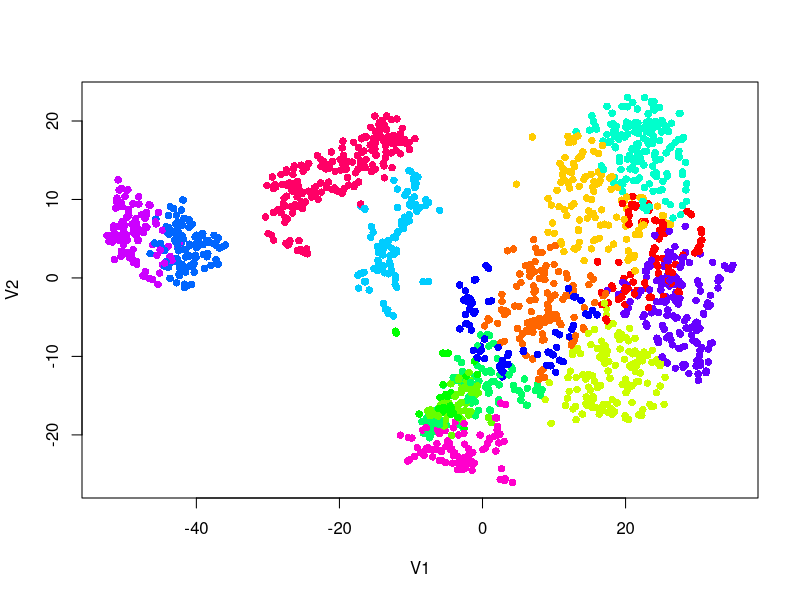
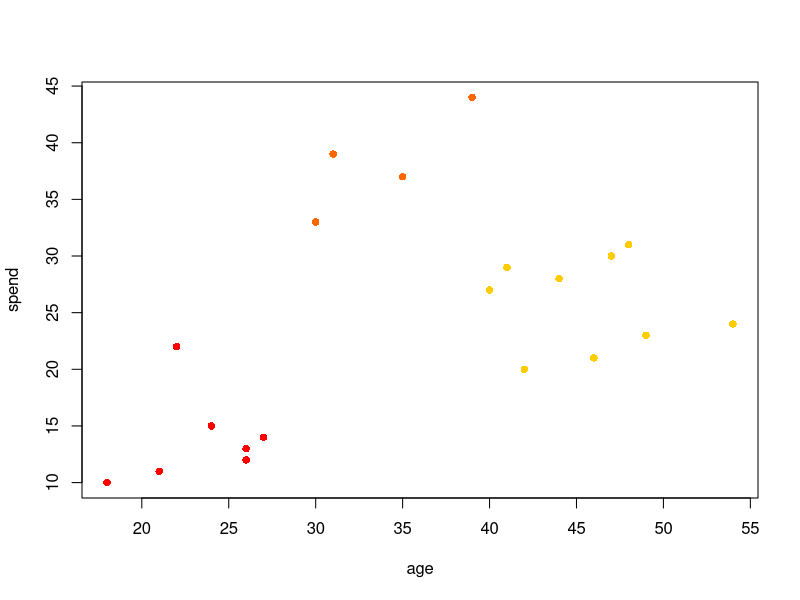
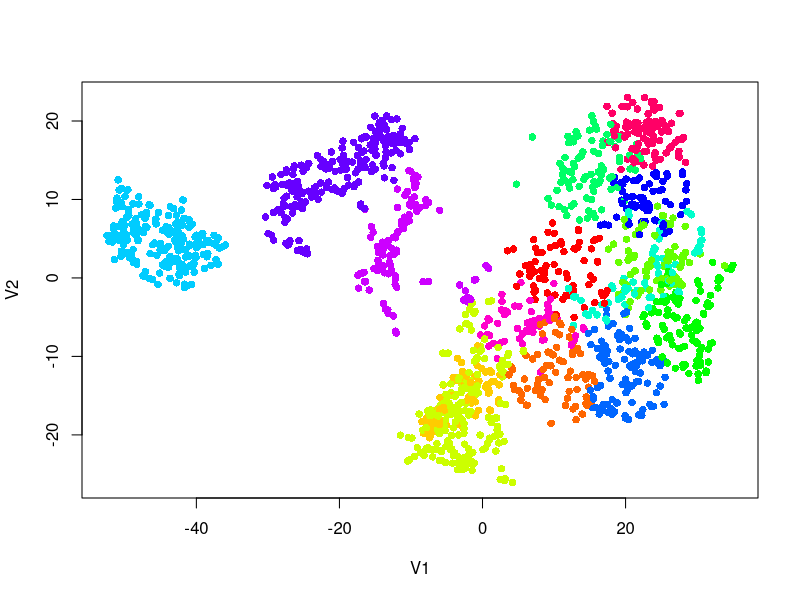

These charts were generated, in order, by the following R code:
## ---- chunk 1
clusters = read.delim('kmeans_example/testData/Clustering.txt', sep=",", row.names=1, header=F)
head(clusters)
data = read.delim( 'kmeans_example/testData/CellexalVR_TestData_tsne.csv', sep=",", row.names=1)
head(data)

plot( data[,1:2], col=rainbow(15)[clusters[,1]+1], pch=16)
## ---- chunk 2

# from ChatGPT:

e.dist <- function(x, y) {
  sqrt(sum((x - y)^2))
}


kmeans_r = function( yyc, k=8 ){
    n = nrow(yyc)
    centroids <- yyc[sample(1:n, k, replace=F),] # make a vector of random clusters.

    dists <- matrix(0, nrow = n, ncol = k) # make an empty matrix to fill with distances.

    clusters <- NULL # make an empty variable to catch the clusters in the loop below
    old_clusters <- rep(0, n)
    for(iteration in 1:100){ # 100 iterations

      for(gene in 1:n){
        for(cl in 1:k){
          dists[gene, cl] <- e.dist(yyc[gene,], centroids[cl,]) # for each gene calculate the distance to each centroid (cl).
        }
      }

      clusters <- apply(dists, 1, which.min) # assign a  cluster according to which centroid is nearest
      if ( all.equal(old_clusters, clusters) ==TRUE ){
        return (clusters);
      }
      old_clusters =clusters

      for(cl in 1:k){
        centroids[cl,] <- apply(yyc[which(clusters == cl),], 2, mean) # define new centroids.
      }
    }
    clusters
}
## ---- chunk 3
start_time <- Sys.time()
#data = read.delim( 'kmeans_example/testData/CellexalVR_TestData_tsne.csv', sep=",", row.names=1)
#data = read.delim( './Spellman_Yeast_Cell_Cycle.tsv', sep=",", row.names=1)
df <- data.frame(age = c(18, 21, 22, 24, 26, 26, 27, 30, 31, 35, 39, 40, 41, 42, 44, 46, 47, 48, 49, 54),
    spend = c(10, 11, 22, 15, 12, 13, 14, 33, 39, 37, 44, 27, 29, 20, 28, 21, 30, 31, 23, 24)
)
cl = kmeans_r( df, 3)
end_time <- Sys.time()
print(end_time - start_time)
plot( df[,1:2], col=rainbow(15)[cl], pch=16)
## ---- chunk 4
start_time <- Sys.time()
data = read.delim( 'kmeans_example/testData/CellexalVR_TestData_tsne.csv', sep=",", row.names=1)
cl = kmeans( data, 15)
end_time <- Sys.time()
print(end_time - start_time)
plot( data[,1:2], col=rainbow(15)[cl$cluster], pch=16)
